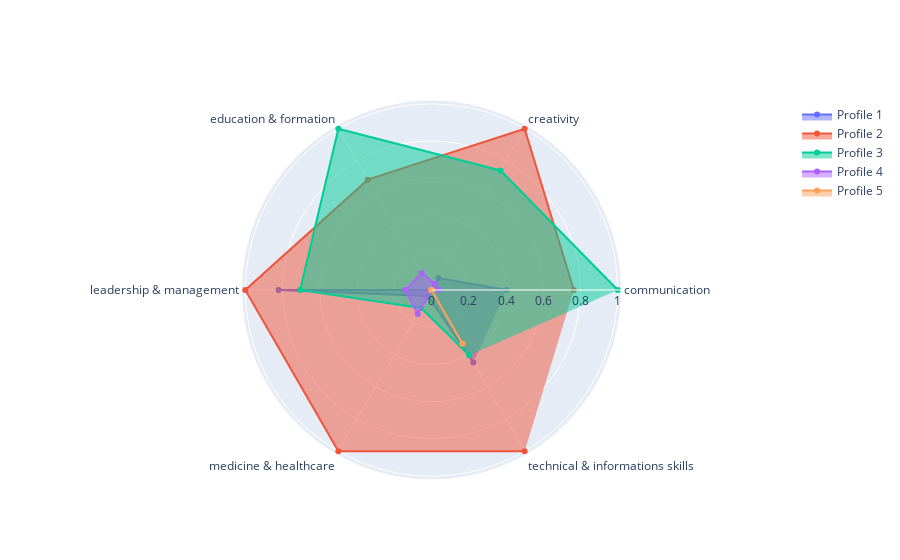

Here is the notebook cell this chart was saved with:
### Code cell
import plotly.graph_objects as go

fig = go.Figure()

fig.add_trace(go.Scatterpolar(
      r=r1,
      theta=columns1,
      fill='toself',
      name='Profile 1'
))


fig.add_trace(go.Scatterpolar(
      r=r2,
      theta=columns1,
      fill='toself',
      name='Profile 2'
))

fig.add_trace(go.Scatterpolar(
      r=r3,
      theta=columns1,
      fill='toself',
      name='Profile 3'
))

fig.add_trace(go.Scatterpolar(
      r=r4,
      theta=columns1,
      fill='toself',
      name='Profile 4'
))
fig.add_trace(go.Scatterpolar(
      r=r5,
      theta=columns1,
      fill='toself',
      name='Profile 5'
))


fig.update_layout(
  polar=dict(
    radialaxis=dict(
      visible=True,
    
    )),
  showlegend=True
    
)


fig.show()

### Figure 1 — Plotly figure (JSON) as saved in the notebook; plotly's stock layout.template omitted (floating-point values rounded to 4 significant figures)
{"data": [{"fill": "toself", "name": "Profile 1", "r": [0.4028, 0.07407, 0, 0.8211, 0.03704, 0.4494], "theta": ["communication", "creativity", "education & formation", "leadership & management", "medicine & healthcare", "technical & informations skills"], "type": "scatterpolar"}, {"fill": "toself", "name": "Profile 2", "r": [0.7639, 1, 0.6842, 1, 1, 1], "theta": ["communication", "creativity", "education & formation", "leadership & management", "medicine & healthcare", "technical & informations skills"], "type": "scatterpolar"}, {"fill": "toself", "name": "Profile 3", "r": [1.0, 0.7407, 1, 0.7053, 0.1111, 0.4045], "theta": ["communication", "creativity", "education & formation", "leadership & management", "medicine & healthcare", "technical & informations skills"], "type": "scatterpolar"}, {"fill": "toself", "name": "Profile 4", "r": [0.04167, 0.03704, 0.1053, 0.1404, 0.1481, 0], "theta": ["communication", "creativity", "education & formation", "leadership & management", "medicine & healthcare", "technical & informations skills"], "type": "scatterpolar"}, {"fill": "toself", "name": "Profile 5", "r": [0, 0, 0, 0, 0, 0.3333], "theta": ["communication", "creativity", "education & formation", "leadership & management", "medicine & healthcare", "technical & informations skills"], "type": "scatterpolar"}], "layout": {"polar": {"radialaxis": {"visible": true}}, "showlegend": true}}
